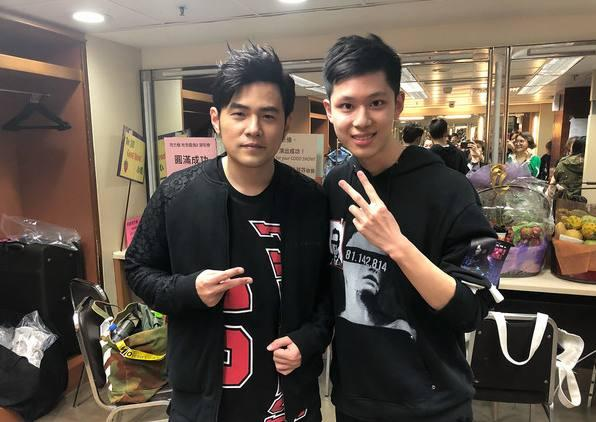
#> input picture facial_keypoints/jielun.jpeg, 596 x 422 px
$ jupyter execute --allow-errors face_detection_and_extract_keypoints.ipynb   (shell and % lines are left out)
#> lines starting #> are read from the running program, lines starting #| are printed output that depends on the picture
### facial_keypoints/facial_keypoints_dataset.py
#!/usr/bin/python
# -*- coding: UTF-8 -*-

import os
import sys
import cv2
import torch
import pandas as pd
import numpy as np
import matplotlib.image as mimg

from torch.utils.data import Dataset, DataLoader

DATA_URL = r'http://47.101.211.243:8000/dataset/' \
           r'facial-keypoints-data.zip'


# [98 lines left out: functions _unzip, download_and_unzip_data, not called in this run]


class FacialKeypointsDataset(Dataset):
    """
        脸部关键点数据集基础类.

        数据集包括数据目录和一个csv文件. 其中数据目录存放图片, csv存放图像
        名称和关键点坐标的映射.

        训练数据和测试数据是分开的, 它们的类继承自此类, 因为它们有自己的
        图像目录和csv文件.
    """

    # [20 lines left out: function __init__, not called in this run]

    def __len__(self):
        return len(self.kp_frames)

    # [32 lines left out: function __getitem__, not called in this run]


class TrainDataset(FacialKeypointsDataset):
    """
        训练数据集类.
        直接迭代这个对象可以产生训练数据.
    """

    # [5 lines left out: function __init__, not called in this run]


class TestDataset(FacialKeypointsDataset):
    """
        测试数据集类.
    """

    # [217 lines left out: functions __init__, get_loader, normalize, rescale, random_crop, to_tensor and 5 more, not called in this run]


def transform_image(image, size=(224, 224)):

    image = cv2.cvtColor(image, cv2.COLOR_RGB2GRAY)
    image = cv2.resize(image, size)
    image = image.reshape((1, 1, 224, 224))
    image = image / 255.0

    image = torch.from_numpy(image)
    return image.type(torch.FloatTensor)


# [123 lines left out: functions test_transform_v2, take, i_normalize, show_all_kps, show_test, not called in this run]

### facial_keypoints/facial_keypoints_train.py
#!/usr/bin/python
# -*- coding: UTF-8 -*-

import torch
import torch.cuda as cuda
import torch.optim as optim
import torch.nn as nn


# [58 lines left out: functions train, save_model, not called in this run]


def load_model(path='saved_model/facial_keypoints_net.pt'):

    from facial_keypoints_model_v2 import FacialKpModel

    model = FacialKpModel()
    model.load_state_dict(torch.load(path))

    return model

### facial_keypoints/face_detection_and_extract_keypoints.ipynb
# 人脸检测和关键点提取

这个笔记将实现一个简单的应用:

- 使用Haar级联检测器检测出图像中的所有人脸.
- 将这些人脸裁剪下来, 应用在`facial_keypoints.ipynb`中训练的CNN网络, 提取其中的关键点.
- 将这些关键点显示出来

其中, Haar检测器OpenCV已经提供了, 人脸关键点检测模型需要手动训练, 使用PyTorch完成.

[cell 1]
import numpy as np
import matplotlib.pyplot as plt
import matplotlib.image as mimg

import facial_keypoints_train as fk_train
import facial_keypoints_dataset as fk_dataset

import cv2

## 选择图像

选择一张你喜欢的图像吧! 其中需要至少包含了一张人脸.

[cell 2]
image_path = './jielun.jpeg'

image = cv2.imread(image_path)
#> image is the input picture: shape (422, 596, 3); mean B, G, R 77.4, 87.6, 99.4
image = cv2.cvtColor(image, cv2.COLOR_BGR2RGB)

plt.figure(figsize=(9, 9))
plt.imshow(image)

## 检测图像中的所有人脸

使用`face_detection`中的代码即可实现人脸检测. 需要导入分类器模型.

在检测出人脸之后, 需要分别对这些人脸使用关键点检测模型.

[cell 3]
face_cascade = cv2.CascadeClassifier('haarcascade_frontalface_default.xml')

faces = face_cascade.detectMultiScale(image, 1.2, 2)
#> faces = [[215, 85, 81, 81], [323, 75, 80, 80]]

image_detected = image.copy()

for (x, y, w, h) in faces:

    cv2.rectangle(image_detected, (x, y), (x + w, y + h), (255, 0, 0), 3)
#> this loop made 2 passes
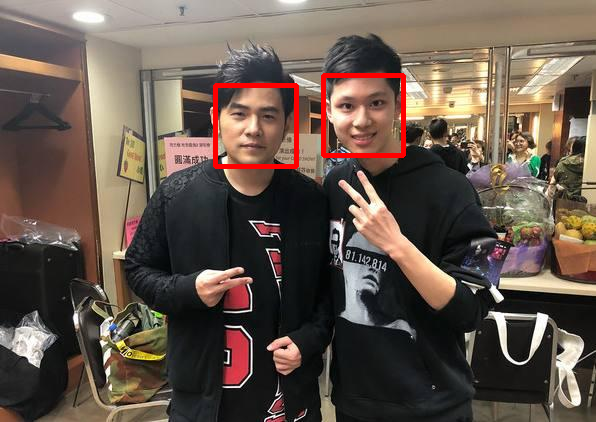
#> image_detected: shape (422, 596, 3); mean R, G, B 101.1, 86.4, 76.2

plt.figure(figsize=(9, 9))

plt.imshow(image_detected)

## 加载已经训练的模型

在关键点检测之前, 需要加载已经训练好的模型. 你可以在笔记[facial_keypoints.ipynb](facial_keypoints.ipynb)中训练模型.

#> (a cell that did not finish here is left out)
